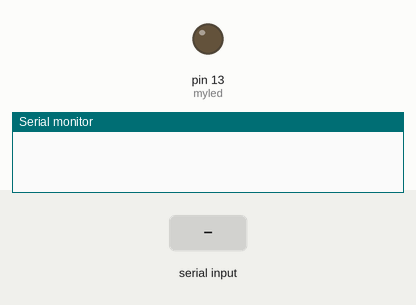
The sketch below on a simulated Arduino Uno, built with avr-gcc and run on an emulated ATmega328P. Shown: output pins drawn as LEDs (lit = HIGH), the last lines printed to the serial monitor. Inputs (shaded band) come from the test bench.

Above: at 1.2 s.
1.3 s: "30,150\n" received over Serial
At 2.1 s:
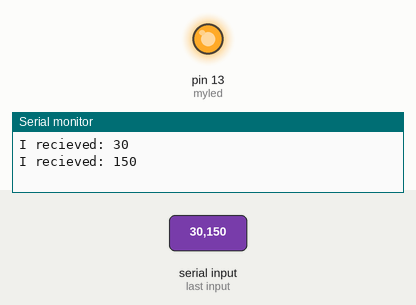
Timing chart, 0 to 4.3 s (numbered marks = the images above; inputs shaded):
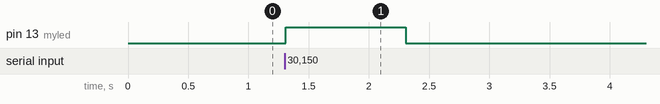

Measured:
- after the input at 1.3 s, pin 13 (myled): LOW → HIGH at once, → LOW 1.0 s later

The sketch:

exp2.ino
```cpp
// Analog Pin Operation

int myled = 13;

void setup() {
  // put your setup code here, to run once:
  pinMode(myled, OUTPUT);
  Serial.begin(9600);
}

void loop() {
  // put your main code here, to run repeatedly:
  if (Serial.available() > 0) {
    int incomingByte = Serial.parseInt();
    Serial.print("I recieved: ");
    Serial.println(incomingByte, DEC);

    analogWrite(myled,incomingByte); // to change intensity of LED when user enters an integer between 0 and 255
  }
}
```
